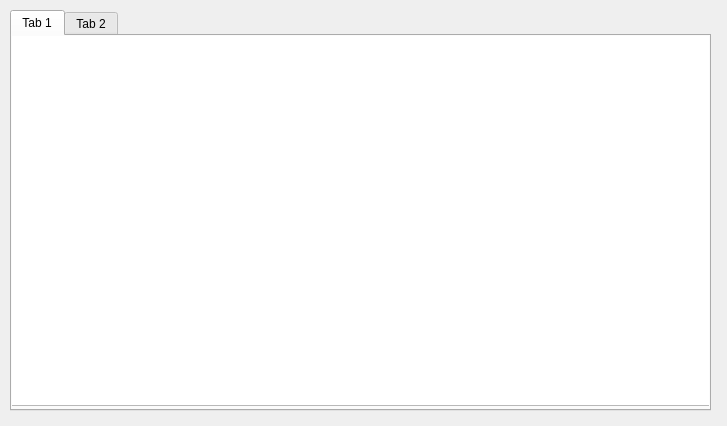
<?xml version="1.0" encoding="UTF-8"?>
<ui version="4.0">
 <class>Dialog</class>
 <widget class="QDialog" name="Dialog">
  <property name="geometry">
   <rect>
    <x>0</x>
    <y>0</y>
    <width>727</width>
    <height>426</height>
   </rect>
  </property>
  <property name="windowTitle">
   <string>Dialog</string>
  </property>
  <widget class="QTabWidget" name="tabWidget">
   <property name="geometry">
    <rect>
     <x>10</x>
     <y>10</y>
     <width>701</width>
     <height>401</height>
    </rect>
   </property>
   <property name="currentIndex">
    <number>0</number>
   </property>
   <widget class="QWidget" name="records">
    <attribute name="title">
     <string>Tab 1</string>
    </attribute>
    <widget class="QWidget" name="gridLayoutWidget">
     <property name="geometry">
      <rect>
       <x>-1</x>
       <y>-1</y>
       <width>701</width>
       <height>371</height>
      </rect>
     </property>
     <layout class="QGridLayout" name="gridLayout">
      <item row="0" column="0">
       <widget class="QTextBrowser" name="textBrowser"/>
      </item>
     </layout>
    </widget>
   </widget>
   <widget class="QWidget" name="new_record">
    <attribute name="title">
     <string>Tab 2</string>
    </attribute>
    <widget class="QWidget" name="formLayoutWidget">
     <property name="geometry">
      <rect>
       <x>230</x>
       <y>70</y>
       <width>271</width>
       <height>175</height>
      </rect>
     </property>
     <layout class="QFormLayout" name="formLayout">
      <item row="0" column="0">
       <widget class="QLabel" name="nameLabel">
        <property name="text">
         <string>Name</string>
        </property>
       </widget>
      </item>
      <item row="1" column="0">
       <widget class="QLabel" name="birthLabel">
        <property name="text">
         <string>Birth</string>
        </property>
       </widget>
      </item>
      <item row="1" column="1">
       <widget class="QDateEdit" name="birth_field"/>
      </item>
      <item row="2" column="0">
       <widget class="QLabel" name="phoneLabel">
        <property name="text">
         <string>Phone</string>
        </property>
       </widget>
      </item>
      <item row="2" column="1">
       <widget class="QLineEdit" name="phone_field"/>
      </item>
      <item row="3" column="0">
       <widget class="QLabel" name="eMailLabel">
        <property name="text">
         <string>E-mail</string>
        </property>
       </widget>
      </item>
      <item row="3" column="1">
       <widget class="QLineEdit" name="email_field"/>
      </item>
      <item row="4" column="0" colspan="2">
       <widget class="QPushButton" name="add_button">
        <property name="text">
         <string>Add to records!</string>
        </property>
       </widget>
      </item>
      <item row="0" column="1">
       <widget class="QLineEdit" name="name_field"/>
      </item>
     </layout>
    </widget>
   </widget>
  </widget>
 </widget>
 <resources/>
 <connections/>
</ui>
